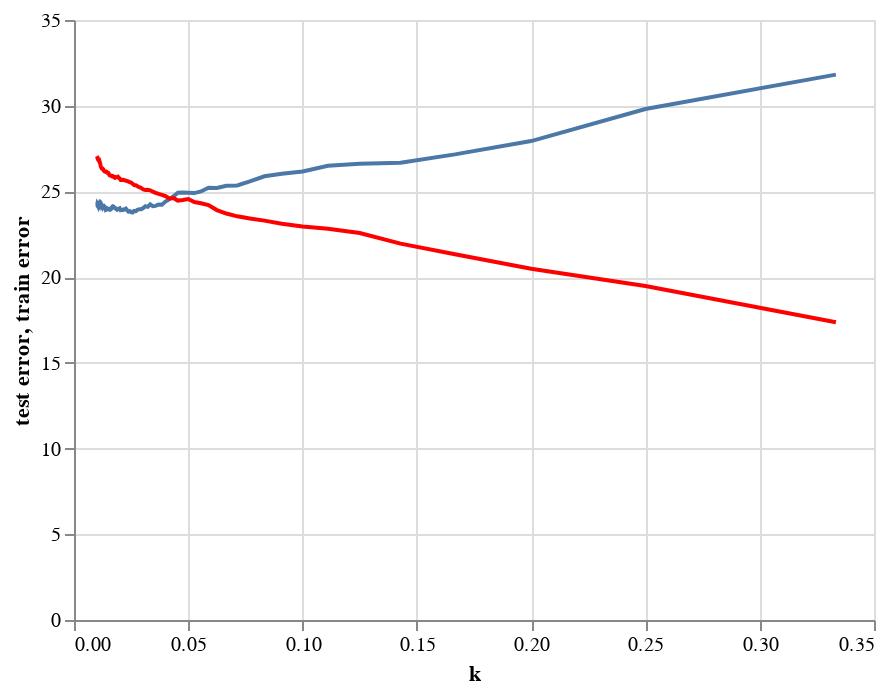

Notebook source saved alongside this figure:
### Code cell
train_curve = alt.Chart(error_df).mark_line(color='red').encode(
    x = "k",
    y = "train error"
    
    
)
test_curve = alt.Chart(error_df).mark_line().encode(
    x = "k",
    y = "test error"
    
)
test_curve + train_curve

### Figure 1 — Vega-Lite specification as saved in the notebook (floating-point values rounded to 4 significant figures)
{"config": {"view": {"continuousWidth": 400, "continuousHeight": 300}}, "layer": [{"mark": "line", "encoding": {"x": {"field": "k", "type": "quantitative"}, "y": {"field": "test error", "type": "quantitative"}}}, {"mark": {"type": "line", "color": "red"}, "encoding": {"x": {"field": "k", "type": "quantitative"}, "y": {"field": "train error", "type": "quantitative"}}}], "data": {"name": "data-981c9edca53e141f5ff6db2d0edf2836"}, "$schema": "https://vega.github.io/schema/vega-lite/v4.17.0.json", "datasets": {"data-981c9edca53e141f5ff6db2d0edf2836": [{"k": 0.01, "train error": 27.06, "test error": 24.23}, {"k": 0.0101, "train error": 27.04, "test error": 24.21}, {"k": 0.0102, "train error": 26.99, "test error": 24.27}, {"k": 0.01031, "train error": 26.93, "test error": 24.24}, {"k": 0.01042, "train error": 26.9, "test error": 24.22}, {"k": 0.01053, "train error": 26.85, "test error": 24.23}, {"k": 0.01064, "train error": 26.83, "test error": 24.24}, {"k": 0.01075, "train error": 26.85, "test error": 24.17}, {"k": 0.01087, "train error": 26.81, "test error": 24.22}, {"k": 0.01099, "train error": 26.78, "test error": 24.19}, {"k": 0.01111, "train error": 26.79, "test error": 24.24}, {"k": 0.01124, "train error": 26.74, "test error": 24.2}, {"k": 0.01136, "train error": 26.66, "test error": 24.27}, {"k": 0.01149, "train error": 26.6, "test error": 24.3}, {"k": 0.01163, "train error": 26.52, "test error": 24.26}, {"k": 0.01176, "train error": 26.44, "test error": 24.19}, {"k": 0.0119, "train error": 26.4, "test error": 24.14}, {"k": 0.01205, "train error": 26.36, "test error": 24.09}, {"k": 0.0122, "train error": 26.33, "test error": 24.07}, {"k": 0.01235, "train error": 26.32, "test error": 24.15}, {"k": 0.0125, "train error": 26.3, "test error": 24.11}, {"k": 0.01266, "train error": 26.31, "test error": 24.1}, {"k": 0.01282, "train error": 26.29, "test error": 24.14}, {"k": 0.01299, "train error": 26.24, "test error": 24.15}, {"k": 0.01316, "train error": 26.2, "test error": 24.08}, {"k": 0.01333, "train error": 26.18, "test error": 24.05}, {"k": 0.01351, "train error": 26.16, "test error": 24.04}, {"k": 0.0137, "train error": 26.15, "test error": 23.98}, {"k": 0.01389, "train error": 26.16, "test error": 24.02}, {"k": 0.01408, "train error": 26.16, "test error": 23.98}, {"k": 0.01429, "train error": 26.15, "test error": 23.95}, {"k": 0.01449, "train error": 26.12, "test error": 23.96}, {"k": 0.01471, "train error": 26.07, "test error": 24.0}, {"k": 0.01493, "train error": 26.05, "test error": 23.97}, {"k": 0.01515, "train error": 26.06, "test error": 23.96}, {"k": 0.01538, "train error": 25.99, "test error": 23.94}, {"k": 0.01562, "train error": 25.94, "test error": 23.94}, {"k": 0.01587, "train error": 25.93, "test error": 23.98}, {"k": 0.01613, "train error": 25.92, "test error": 23.95}, {"k": 0.01639, "train error": 25.9, "test error": 23.98}, {"k": 0.01667, "train error": 25.91, "test error": 24.09}, {"k": 0.01695, "train error": 25.9, "test error": 24.13}, {"k": 0.01724, "train error": 25.85, "test error": 24.12}, {"k": 0.01754, "train error": 25.83, "test error": 24.06}, {"k": 0.01786, "train error": 25.8, "test error": 24.05}, {"k": 0.01818, "train error": 25.84, "test error": 24.01}, {"k": 0.01852, "train error": 25.83, "test error": 23.97}, {"k": 0.01887, "train error": 25.82, "test error": 23.93}, {"k": 0.01923, "train error": 25.85, "test error": 23.97}, {"k": 0.01961, "train error": 25.8, "test error": 24.0}, {"k": 0.02, "train error": 25.76, "test error": 24.02}, {"k": 0.02041, "train error": 25.67, "test error": 23.91}, {"k": 0.02083, "train error": 25.68, "test error": 23.93}, {"k": 0.02128, "train error": 25.66, "test error": 23.91}, {"k": 0.02174, "train error": 25.67, "test error": 23.96}, {"k": 0.02222, "train error": 25.65, "test error": 23.95}, {"k": 0.02273, "train error": 25.63, "test error": 23.99}, {"k": 0.02326, "train error": 25.6, "test error": 23.9}, {"k": 0.02381, "train error": 25.58, "test error": 23.82}, {"k": 0.02439, "train error": 25.54, "test error": 23.85}, {"k": 0.025, "train error": 25.51, "test error": 23.79}, {"k": 0.02564, "train error": 25.45, "test error": 23.77}, {"k": 0.02632, "train error": 25.37, "test error": 23.86}, {"k": 0.02703, "train error": 25.36, "test error": 23.85}, {"k": 0.02778, "train error": 25.3, "test error": 23.93}, {"k": 0.02857, "train error": 25.24, "test error": 23.96}, {"k": 0.02941, "train error": 25.2, "test error": 23.96}, {"k": 0.0303, "train error": 25.11, "test error": 24.03}, {"k": 0.03125, "train error": 25.09, "test error": 24.13}, {"k": 0.03226, "train error": 25.1, "test error": 24.1}, {"k": 0.03333, "train error": 25.06, "test error": 24.25}, {"k": 0.03448, "train error": 24.99, "test error": 24.14}, {"k": 0.03571, "train error": 24.92, "test error": 24.16}, {"k": 0.03704, "train error": 24.85, "test error": 24.24}, {"k": 0.03846, "train error": 24.8, "test error": 24.22}, {"k": 0.04, "train error": 24.72, "test error": 24.41}, {"k": 0.04167, "train error": 24.59, "test error": 24.54}, {"k": 0.04348, "train error": 24.62, "test error": 24.71}, {"k": 0.04545, "train error": 24.47, "test error": 24.93}, {"k": 0.04762, "train error": 24.49, "test error": 24.94}, {"k": 0.05, "train error": 24.55, "test error": 24.92}, {"k": 0.05263, "train error": 24.38, "test error": 24.9}, {"k": 0.05556, "train error": 24.31, "test error": 25.0}, {"k": 0.05882, "train error": 24.21, "test error": 25.21}, {"k": 0.0625, "train error": 23.91, "test error": 25.2}, {"k": 0.06667, "train error": 23.71, "test error": 25.33}, {"k": 0.07143, "train error": 23.55, "test error": 25.35}, {"k": 0.07692, "train error": 23.43, "test error": 25.58}, {"k": 0.08333, "train error": 23.3, "test error": 25.88}, {"k": 0.09091, "train error": 23.11, "test error": 26.03}, {"k": 0.1, "train error": 22.95, "test error": 26.17}, {"k": 0.1111, "train error": 22.82, "test error": 26.49}, {"k": 0.125, "train error": 22.58, "test error": 26.61}, {"k": 0.1429, "train error": 21.95, "test error": 26.68}, {"k": 0.1667, "train error": 21.33, "test error": 27.16}, {"k": 0.2, "train error": 20.49, "test error": 27.94}, {"k": 0.25, "train error": 19.48, "test error": 29.81}, {"k": 0.3333, "train error": 17.37, "test error": 31.81}]}}
